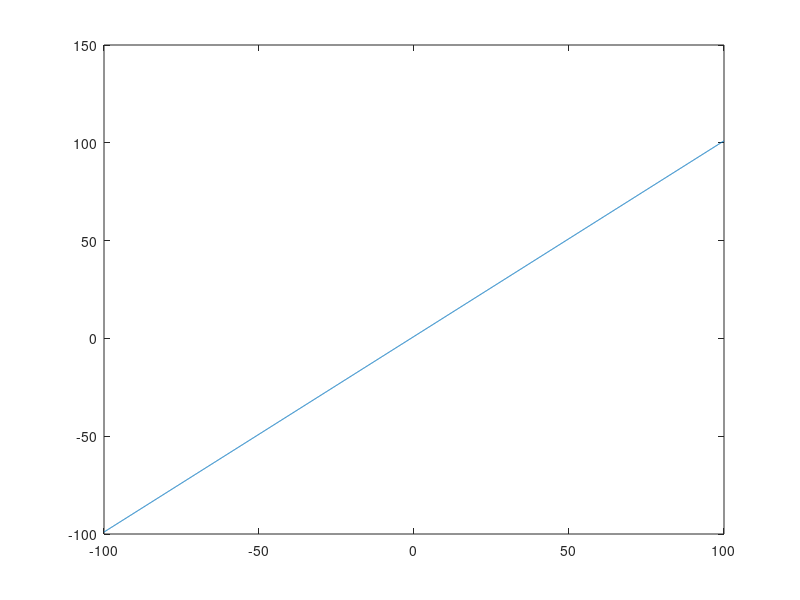

MATLAB code to generate this figure:
x = -100:.1:100;
 g = inline('x + 1');
 h = inline('x.^3');
 y1 = g(x);
 x1 = h(x);
 plot(x,g(x))
hold on
%plot(x,h(x))